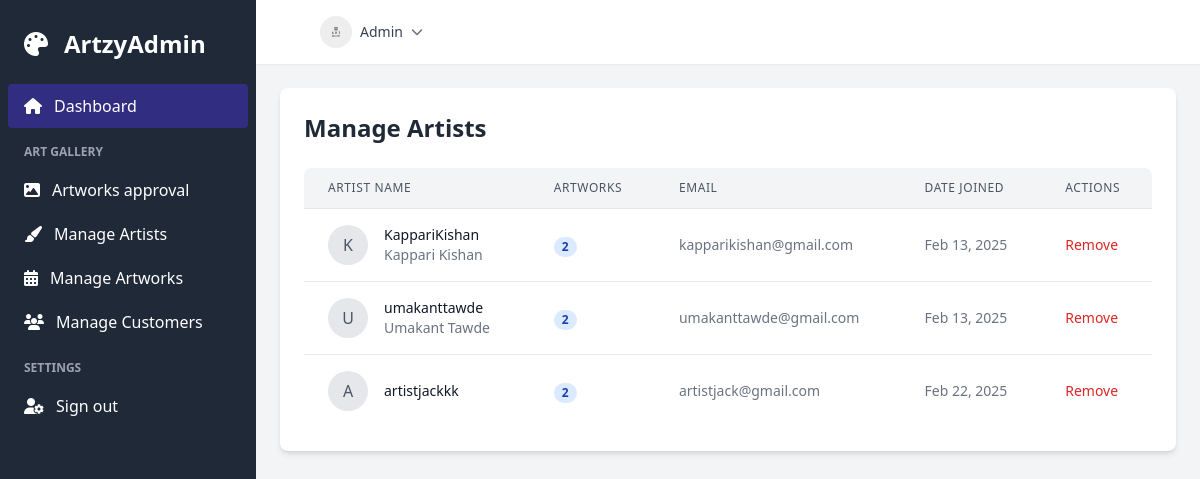
The page /accounts/admin/manage_artists (signed in) on the database as committed earlier.
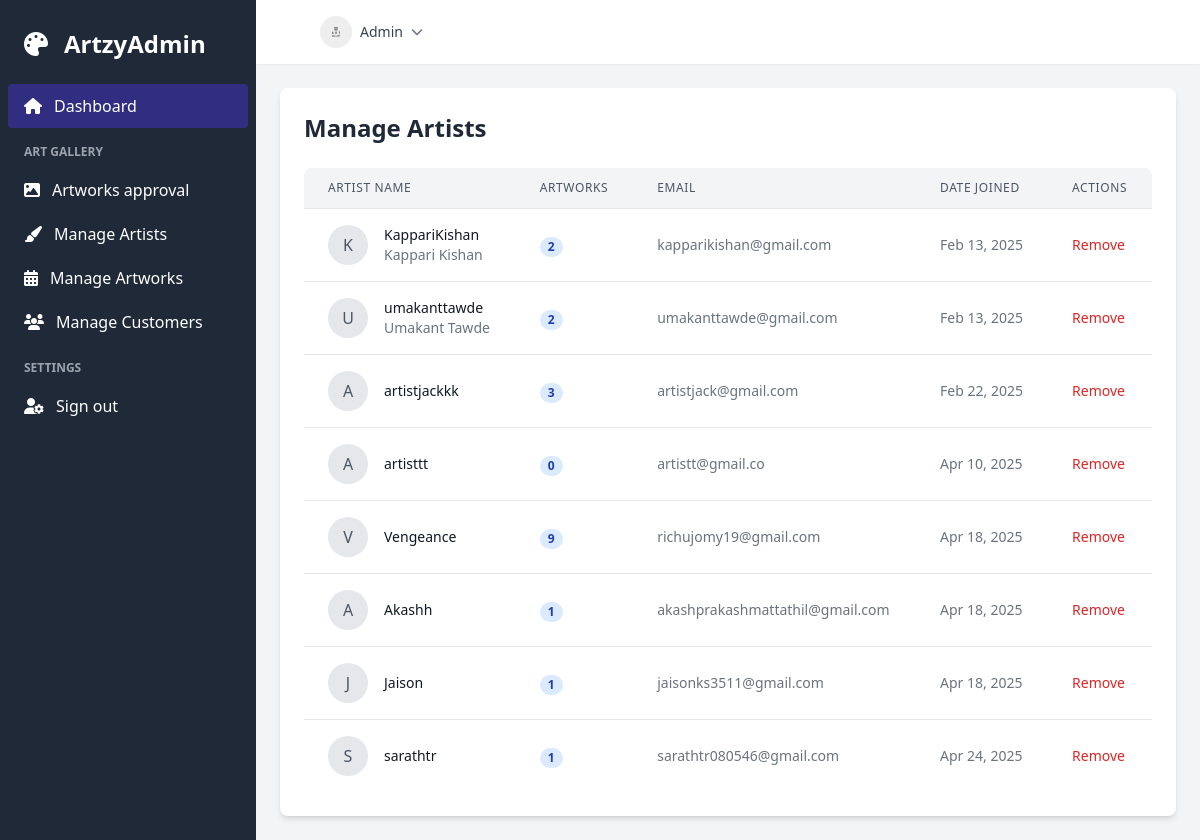
The same page on the database as committed later.
### accounts/models.py (models this page shows, shortened)
class Profile(models.Model):
    user = models.OneToOneField(User, on_delete=models.CASCADE)
    role = models.CharField(max_length=20, choices=ROLE_CHOICES, default='customer')
    first_name = models.CharField(max_length=50, blank=True, null=True)
    last_name = models.CharField(max_length=50, blank=True, null=True)
    street_address = models.TextField(blank=True, null=True)
    city = models.CharField(max_length=100, blank=True, null=True)
    state = models.CharField(max_length=100, blank=True, null=True)
    postal_code = models.CharField(max_length=20, blank=True, null=True)
    country = models.CharField(max_length=100, blank=True, null=True)  # Can be a dropdown in the form

### accounts/views.py (the view)
# urls.py: path('admin/manage_artists', views.manage_artists, name='manage_artists'),
@login_required
def manage_artists(request):
    artists = Profile.objects.filter(role='designer').select_related('user').annotate(artwork_count = Count('user__artwork'))
    return render(request, 'accounts/admin/manage_artists.html',{'artists': artists})

### accounts/templates/accounts/admin/manage_artists.html (shortened to what this page needs)
{% extends "./dashboard.html" %}
{% block admin_content %}
<div class="p-6 bg-white rounded-lg shadow-md">
    <h1 class="text-2xl font-bold text-gray-800 mb-6">Manage Artists</h1>
    <div class="overflow-x-auto">
        <table class="min-w-full bg-white rounded-lg overflow-hidden">
            <thead class="bg-gray-100 border-b">
                <tr>
                    <th class="px-6 py-3 text-left text-xs font-medium text-gray-600 uppercase tracking-wider">Artist Name</th>
                    <th class="px-6 py-3 text-left text-xs font-medium text-gray-600 uppercase tracking-wider">Artworks</th>
                    <th class="px-6 py-3 text-left text-xs font-medium text-gray-600 uppercase tracking-wider">Email</th>
                    <th class="px-6 py-3 text-left text-xs font-medium text-gray-600 uppercase tracking-wider">Date Joined</th>
                    <th class="px-6 py-3 text-left text-xs font-medium text-gray-600 uppercase tracking-wider">Actions</th>
                </tr>
            </thead>
            <tbody class="divide-y divide-gray-200">
                {% for artist in artists %}
                <tr class="hover:bg-gray-50">
                    <td class="px-6 py-4 whitespace-nowrap">
                        <div class="flex items-center">
                            <div class="h-10 w-10 flex-shrink-0 bg-gray-200 rounded-full flex items-center justify-center">
                                <span class="text-gray-600 font-medium">{{ artist.user.username|slice:":1"|upper }}</span>
                            </div>
                            <div class="ml-4">
                                <div class="text-sm font-medium text-gray-900">{{ artist.user.username }}</div>
                                <div class="text-sm text-gray-500">{{ artist.user.get_full_name|default:'' }}</div>
                            </div>
                        </div>
                    </td>
                    <td class="px-6 py-4 whitespace-nowrap">
                        <span class="px-2 inline-flex text-xs leading-5 font-semibold rounded-full bg-blue-100 text-blue-800">
                            {{ artist.artwork_count }}
                        </span>
                    </td>
                    <td class="px-6 py-4 whitespace-nowrap text-sm text-gray-500">
                        {{ artist.user.email }}
                    </td>
                    <td class="px-6 py-4 whitespace-nowrap text-sm text-gray-500">
                        {{ artist.user.date_joined|date:"M d, Y" }}
                    </td>
                    <td class="px-6 py-4 whitespace-nowrap text-sm font-medium">
                        <a href="#" class="text-red-600 hover:text-red-900" onclick="confirmRemove('{{ artist.user.username }}', {{ artist.user.id }})">Remove</a>
                    </td>
                </tr>
            {% endfor %}
    </div>
</div>
{% endblock %}

Rows that differ between the two databases and show on the page:
computed for Profile "artistjackkk": artwork_count "2" → "3"
added Profile: user.username "A", user.username "artisttt", artwork_count "0", user.email "artistt@gmail.co", user.date_joined "Apr 10, 2025"
added Profile: user.username "V", user.username "Vengeance", artwork_count "9", user.email "richujomy19@gmail.com", user.date_joined "Apr 18, 2025"
added Profile: user.username "A", user.username "Akashh", artwork_count "1", user.email "akashprakashmattathil@gmail.com", user.date_joined "Apr 18, 2025"
added Profile: user.username "J", user.username "Jaison", artwork_count "1", user.email "jaisonks3511@gmail.com", user.date_joined "Apr 18, 2025"
added Profile: user.username "S", user.username "sarathtr", artwork_count "1", user.email "sarathtr080546@gmail.com", user.date_joined "Apr 24, 2025"
